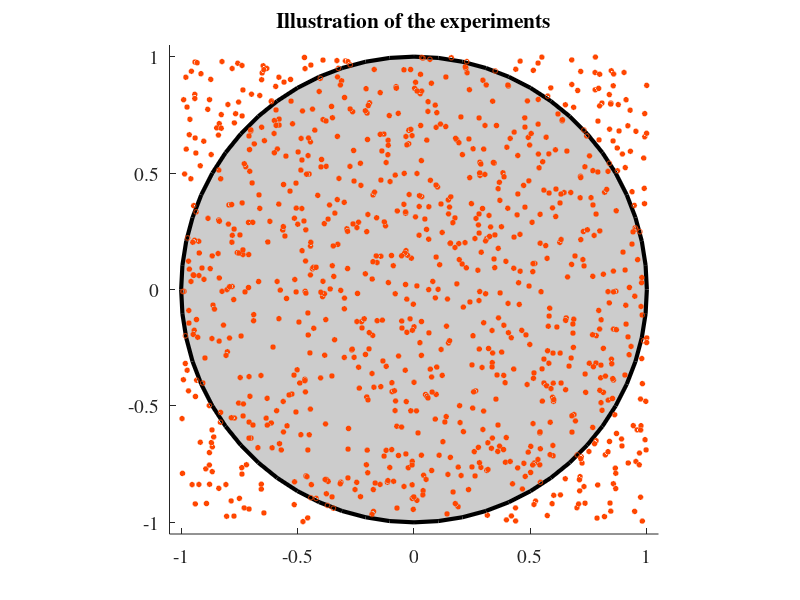
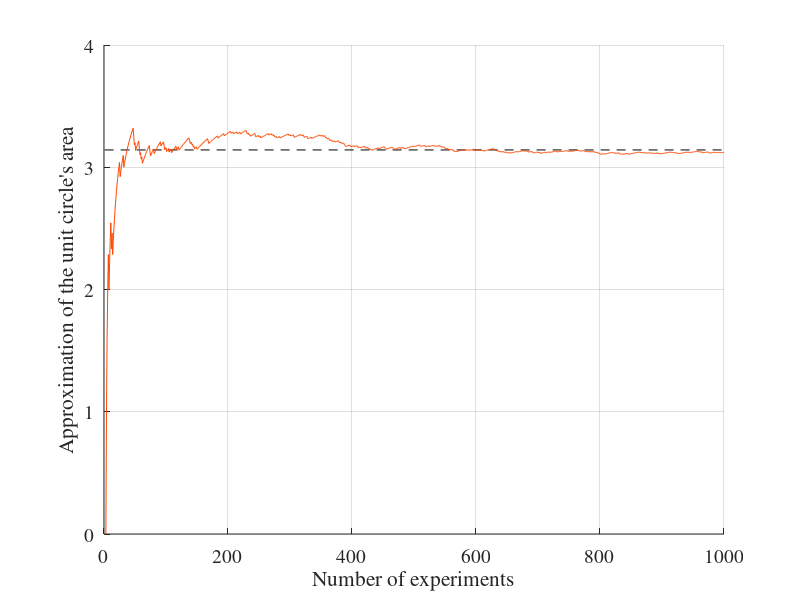

Source code (MATLAB) for these figures, in order:
n = 1000;

x = 2*rand(1, n)-1;
y = 2*rand(1, n)-1;


relFreq = 4*cumsum(x.^2 + y.^2 <= 1)./(1:n)

screenSize = get(0, 'ScreenSize');
screenSize = screenSize(3:4);

myRed = [1, 0.273, 0];

figure(...
    'MenuBar', 'none',...
    'Name', 'Monte Carlo Simulation - Area of the unit circle',...
    'NumberTitle', 'off',...
    'Position', [screenSize./[8, 4], screenSize./[8/3, 2]],...
    'Color', [1, 1, 1])
axes(...
    'DataAspectRatio', [1 1 1],...
    'XLim', [-1.05, 1.05],...
    'YLim', [-1.05, 1.05],...
    'FontSize', 14,...
    'FontName', 'Times')
title('Illustration of the experiments')

rectangle(...
    'Position', [-1,-1,2,2],...
    'Curvature', [1, 1],...
    'LineWidth', 3,...
    'Edgecolor', [0, 0, 0],...
    'Facecolor', 0.8*[1, 1, 1])

% helyette scatter-t lehet használni
drawPoint = @(x,y) rectangle(...
    'Position', [x-0.01, y-0.01, 0.02, 0.02],...
    'Curvature', [1, 1],...
    'Facecolor', myRed,...
    'Edgecolor', myRed);

arrayfun(drawPoint, x, y)

figure(...
    'MenuBar', 'none',...
    'Name', 'Monte Carlo Simulation - Relative frequency',...
    'NumberTitle', 'off',...
    'Position', [screenSize./[2, 4], screenSize./[8/3, 2]],...
    'Color', [1, 1, 1],...
    'Colormap', [1, 1, 1; 0, 0, 0])
axes(...
    'XLim', [0, n],...
    'YLim', [0, 4],...
    'FontSize', 14,...
    'FontName', 'Times')

line('XData', [1, n], 'YData', pi*[1, 1], 'LineStyle', '--')
line('XData', 1:n, 'YData', relFreq, 'Color', myRed)
grid on
xlabel('Number of experiments')
ylabel('Approximation of the unit circle''s area')
